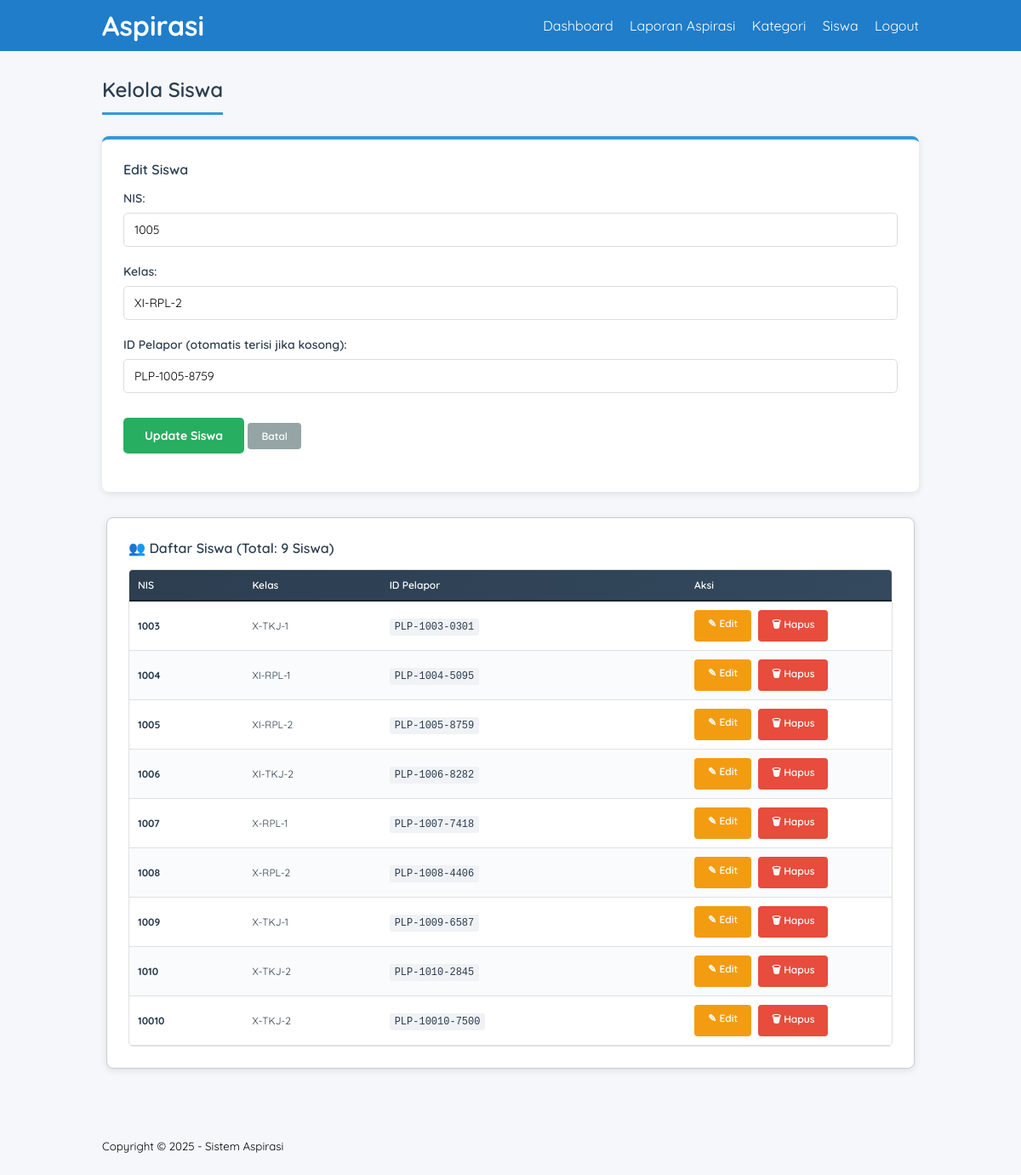
Page /admin_siswa.php?edit=1005 (signed in) on the committed database.
### tables this page shows
CREATE TABLE `tb_siswa` (
  `nis` int(10) NOT NULL,
  `kelas` varchar(10) NOT NULL,
  `id_pelapor` varchar(50) DEFAULT NULL
);

### admin_siswa.php (the view, shortened to what this page needs)
<?php
include 'db.php';
$edit_data = null;
if(isset($_GET['edit'])){
    $nis = (int)$_GET['edit'];
    $stmt = $CON->prepare("SELECT * FROM tb_siswa WHERE nis = ?");
    $stmt->bind_param("i", $nis);
    $stmt->execute();
    $edit_data = $stmt->get_result()->fetch_object();
}
$data_query = mysqli_query($CON, "SELECT s.nis, s.kelas, s.id_pelapor
                                  FROM tb_siswa s
                                  ORDER BY s.nis ASC");
$total = mysqli_num_rows($data_query);
?>
<!DOCTYPE html>
<html lang="en">
<head>
    <link rel="stylesheet" type="text/css" href="css/style.css">
</head>
<body>
    <header>
        <div class="container">
            <h1><a href="dashboard.php">Aspirasi</a></h1>
            <ul>
                <li><a href="dashboard.php">Dashboard</a></li>
                <li><a href="aspirasi_report.php">Laporan Aspirasi</a></li>
                <li><a href="admin_kategori.php">Kategori</a></li>
                <li><a href="admin_siswa.php">Siswa</a></li>
                <li><a href="logout.php">Logout</a></li>
            </ul>
        </div>
    </header>
    <div class="section">
        <div class="container">
            <h3>Kelola Siswa</h3>
            <div class="form-container">
                <h4><?= isset($edit_data) ? 'Edit Siswa' : 'Tambah Siswa Baru' ?></h4>
                <form method="POST">
                    <div class="form-group">
                        <label>NIS:</label>
                        <input type="number" name="nis" value="<?= isset($edit_data) ? $edit_data->nis : '' ?>" required <?= isset($edit_data) ? 'readonly' : '' ?>>
                    </div>
                    <div class="form-group">
                        <label>Kelas:</label>
                        <input type="text" name="kelas" value="<?= isset($edit_data) ? htmlspecialchars($edit_data->kelas) : '' ?>" placeholder="Contoh: X-TKJ-1" required>
                    </div>
                    <div class="form-group">
                        <label>ID Pelapor (otomatis terisi jika kosong):</label>
                        <input type="text" name="id_pelapor" value="<?= isset($edit_data) ? htmlspecialchars($edit_data->id_pelapor) : '' ?>" placeholder="Otomatis: PLP-NIS-XXXX">
                    </div>
                    <div class="form-group">
                        <?php if(isset($edit_data)): ?>
                            <button type="submit" name="edit">Update Siswa</button>
                            <a href="admin_siswa.php" class="btn btn-back">Batal</a>
                        <?php else: ?>
                            <button type="submit" name="tambah">Tambah Siswa</button>
                        <?php endif; ?>
                    </div>
                </form>
            </div>
            <div class="box">
                <h4>👥 Daftar Siswa (Total: <?= $total ?> Siswa)</h4>
                <?php if($total > 0): ?>
                    <div class="table-wrapper">
                        <table class="table">
                            <thead>
                                <tr>
                                    <th width="15%">NIS</th>
                                    <th width="18%">Kelas</th>
                                    <th width="40%">ID Pelapor</th>
                                    <th width="27%">Aksi</th>
                                </tr>
                            </thead>
                            <tbody>
                                <?php
                                while($d = mysqli_fetch_object($data_query)){
                                ?>
                                    <tr>
                                        <td><strong><?= htmlspecialchars($d->nis) ?></strong></td>
                                        <td><?= htmlspecialchars($d->kelas) ?></td>
                                        <td><code><?= htmlspecialchars($d->id_pelapor ?? '-') ?></code></td>
                                        <td>
                                            <div class="btn-group">
                                                <a href="admin_siswa.php?edit=<?= $d->nis ?>" class="btn btn-edit">✎ Edit</a>
                                                <a href="admin_siswa.php?delete=<?= $d->nis ?>" onclick="return confirm('Yakin hapus siswa ini?')" class="btn btn-delete">🗑 Hapus</a>
                                            </div>
                                        </td>
                                    </tr>
                                <?php
                                }
                                ?>
                            </tbody>
                        </table>
                    </div>
                <?php else: ?>
                    <div class="no-data">
                        <p>📭 Belum ada siswa terdaftar.</p>
                    </div>
                <?php endif; ?>
            </div>
        </div>
    </div>
    <footer>
        <div class="container">
            <small>Copyright &copy 2025 - Sistem Aspirasi</small>
        </div>
    </footer>
</body>
</html>

### style.css (style rules this page uses)
* { padding: 0; margin: 0; font-family: 'Quicksand',sans-serif; }
body { background-color: #f8f8f8; }
a { color: inherit; text-decoration: none; }
.btn { padding: 8px 15px; background-color: #48988b; color: #fff; border: none; cursor: pointer; }
header { background-color: #1f7dca; color: #fff; }
header h1 { float: left; padding: 10px 0; }
header ul { float: right; }
header ul li { display: inline-block; }
header ul li a { padding: 20px 0 20px 15px; display: inline-block; }
footer { padding: 25px 0; }
.container { width: 80%; margin: 0 auto; }
.container:after { content: ""; display: block; clear: both; }
.section { padding: 25px 0; }
.box { background-color: #fff; border: 1px solid #ccc; padding: 50px; box-sizing: border-box; margin: 5px 5px 5px 5px; }
.box:after { content: ""; display: block; clear: both; }

### admin_siswa.php (style rules this page uses)
* { margin: 0; padding: 0; box-sizing: border-box; }
body { font-family: 'Quicksand', sans-serif; background-color: #f5f7fa; }
header ul li { position: relative; }
.section { background-color: #f5f7fa; padding: 30px 0; }
h3 { color: #2c3e50; margin-bottom: 25px; font-size: 24px; font-weight: 600; border-bottom: 3px solid #3498db; padding-bottom: 12px; display: inline-block; }
h4 { color: #2c3e50; margin-bottom: 15px; font-size: 16px; font-weight: 600; }
.form-container { background: white; padding: 25px; border-radius: 8px; margin-bottom: 30px; box-shadow: 0 2px 8px rgba(0,0,0,0.1); border-top: 4px solid #3498db; }
.form-group { margin-bottom: 20px; }
.form-group label { display: block; margin-bottom: 8px; font-weight: 600; color: #2c3e50; font-size: 14px; }
.form-group input, .form-group select, .form-group textarea { width: 100%; padding: 10px 12px; border: 1px solid #ddd; border-radius: 5px; font-family: 'Quicksand', sans-serif; font-size: 14px; transition: all 0.3s ease; }
.form-group button { background-color: #27ae60; color: white; padding: 12px 25px; border: none; border-radius: 5px; cursor: pointer; font-weight: bold; font-size: 14px; transition: all 0.3s ease; }
.box { background: white; padding: 25px; border-radius: 8px; box-shadow: 0 2px 8px rgba(0,0,0,0.1); margin-bottom: 25px; }
.table-wrapper { margin-top: 15px; border-radius: 5px; border: 1px solid #e0e0e0; overflow: hidden; }
.table { width: 100%; border-collapse: collapse; font-size: 12px; }
.table thead tr { background: linear-gradient(135deg, #2c3e50 0%, #34495e 100%); color: white; }
.table th { padding: 12px 10px; text-align: left; font-weight: 600; color: white; border-bottom: 2px solid #1a252f; white-space: nowrap; }
.table td { padding: 10px; border-bottom: 1px solid #e0e0e0; color: #2c3e50; white-space: nowrap; overflow: hidden; text-overflow: ellipsis; }
.table tbody tr { transition: all 0.2s ease; }
.table tbody tr:nth-child(even) { background-color: #fafbfc; }
.btn-group { display: flex; gap: 8px; flex-wrap: wrap; }
.btn { padding: 8px 16px; border-radius: 4px; text-decoration: none; font-size: 12px; display: inline-block; border: none; cursor: pointer; transition: all 0.3s ease; font-weight: 600; }
.btn-edit { background-color: #f39c12; color: #fff; }
.btn-delete { background-color: #e74c3c; color: #fff; }
.btn-back { background-color: #95a5a6; color: #fff; display: inline-block; margin-top: 15px; }
code { background-color: #f0f2f5; padding: 3px 6px; border-radius: 3px; font-family: 'Courier New', monospace; font-size: 12px; color: #2c3e50; }
@media (max-width: 1200px) { .table { font-size: 12px; } }
@media (max-width: 1200px) { .table th, .table td { padding: 10px; } }

### rows in the picture
tb_siswa: nis "1005", kelas "XI-RPL-2", id_pelapor "PLP-1005-8759"
tb_siswa: nis "1003", kelas "X-TKJ-1", id_pelapor "PLP-1003-0301"
tb_siswa: nis "1004", kelas "XI-RPL-1", id_pelapor "PLP-1004-5095"
tb_siswa: nis "1006", kelas "XI-TKJ-2", id_pelapor "PLP-1006-8282"
tb_siswa: nis "1007", kelas "X-RPL-1", id_pelapor "PLP-1007-7418"
tb_siswa: nis "1008", kelas "X-RPL-2", id_pelapor "PLP-1008-4406"
tb_siswa: nis "1009", kelas "X-TKJ-1", id_pelapor "PLP-1009-6587"
tb_siswa: nis "1010", kelas "X-TKJ-2", id_pelapor "PLP-1010-2845"
tb_siswa: nis "10010", kelas "X-TKJ-2", id_pelapor "PLP-10010-7500"

### other values in the picture
$total "9"
